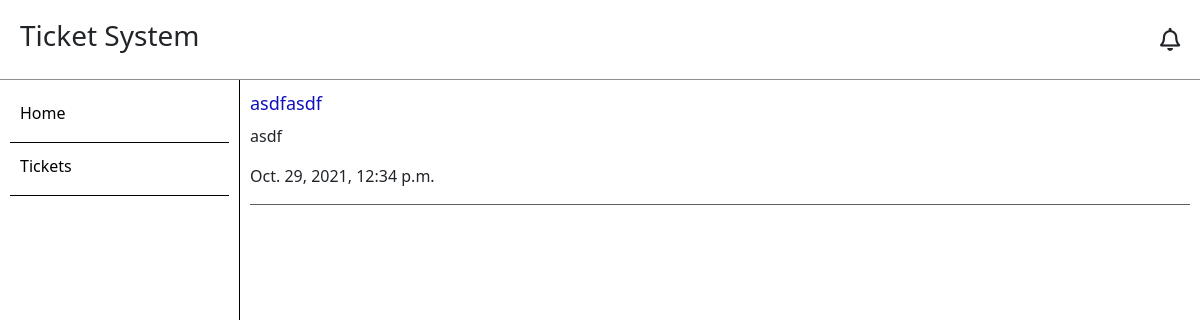
Page /tickets/ (signed in) on the earlier database version.
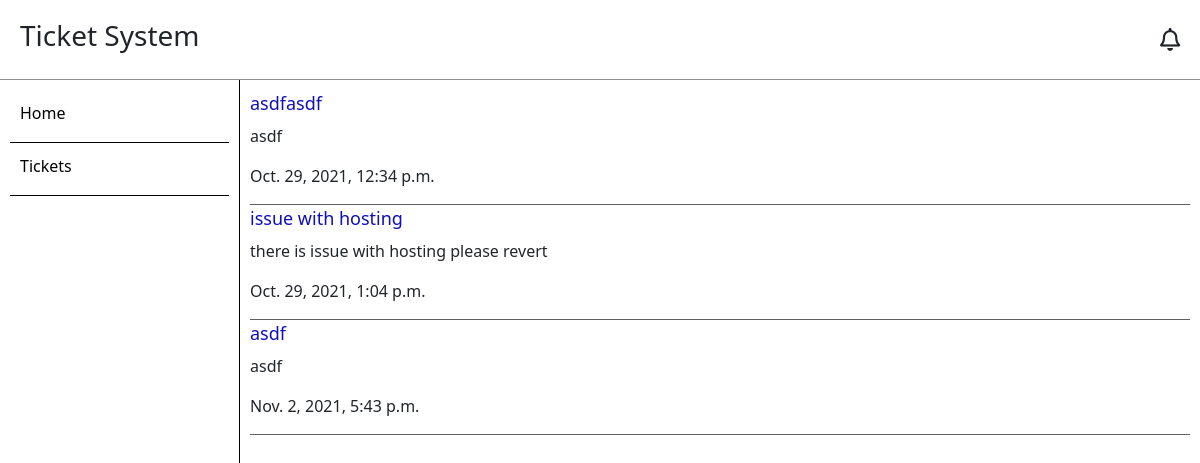
Same page on the later database version.
### System/models.py (models this page shows, shortened)
class Ticket(models.Model):
    user = models.ForeignKey(User, on_delete = models.PROTECT)
    subject = models.CharField(max_length = 250)
    description = models.TextField()
    status = models.CharField(choices = status_choices, max_length = 9, default = 'Pending')
    progress = models.IntegerField(verbose_name = 'Progress Percentage', blank = True, null = True)
    remark = models.TextField(verbose_name = 'Closing Remarks', blank = True, null = True)
    created_on = models.DateTimeField(auto_now_add = True)
    class Meta:
        verbose_name = 'Ticket'
        verbose_name_plural = 'Tickets'
        ordering = ['created_on']
    def __init__(self, *args, **kwargs):
        super(Ticket, self).__init__(*args, **kwargs)
        self.original_status = self.status.lower()

### System/views.py (the view)
# urls.py: path('tickets/', TicketListView.as_view(), name = 'ticket_list'),
class TicketListView(View):
    def get(self, request):
        tickets = Ticket.objects.filter(user = request.user)
        context = {'tickets' : tickets}
        return render(request, 'ticket_list.html', context)
    @method_decorator(login_required)
    def dispatch(self, *args, **kwargs):
        return super().dispatch(*args, **kwargs)

### templates/ticket_list.html (shortened to what this page needs)
{% extends 'base.html' %}
{% load static %}
{% block content %}
    <div class = 'ticket-div'>
        {% for t in tickets %}
        <div class = 'ticket-item'>
            <a href = "{% url 'ticket' t.id %}">{{t.subject}}</a>
            <p>{{t.description}}</p>
            <p>{{t.created_on}}</p>
        </div>
        {% endfor %}
    </div>
{% endblock %}

### templates/base.html (shortened to what this page needs)
{% load static %}
<html>
    <head>
        <link href="https://cdn.jsdelivr.net/npm/bootstrap@5.0.2/dist/css/bootstrap.min.css" rel="stylesheet">
        <link rel="stylesheet" href="https://pro.fontawesome.com/releases/v5.10.0/css/all.css"/>
        <link rel="stylesheet" href="https://cdnjs.cloudflare.com/ajax/libs/jquery-toast-plugin/1.3.2/jquery.toast.css" />
    </head>
    <body>
        <div class = 'navbar'>
            <h3>Ticket System</h3>
            <div class = 'notification'>
                <i class="far fa-bell">
                </i>
            </div>
        </div>
        <div class = 'main-content'>
            <div class = 'side-navbar'>
                <a class = 'side-navbar-item' href="{% url 'home' %}">
                    <p>Home</p>
                </a>
                <a class = 'side-navbar-item' href="{% url 'ticket_list' %}">
                    <p>Tickets</p>
                </a>
            </div>
            <div class = 'content'>
                {% block content %}
                {% endblock %}
            </div>
        </div>
    </body>
</html>

### templates/ticket_list.html (style rules this page uses)
.ticket-item { width: 100%; border-bottom:1px solid rgb(95, 95, 95); }
.ticket-item a { color: black; text-decoration: none; font-size: 18px; color: rgb(15, 15, 190); }
.ticket-item p { font-size: 16px; padding:0; margin-top: 7px; }

### templates/base.html (style rules this page uses)
.navbar { display: flex; flex-direction: row; height: 80px; border-bottom : 1px solid rgb(143, 143, 143); padding-left: 20px; padding-right: 20px; }
.fa-bell { position: relative; display: flex; flex-direction: column; font-size: 23px; }
.main-content { display: flex; flex-direction: row; }
.content { display: flex; flex-direction: column; border:0px solid black; padding:10px; width: 80vw; position: relative; }
.side-navbar { display: flex; flex-direction: column; align-items: left; text-align: left; border-right: 1px solid black; width: 20vw; height: 90vh; padding:10px; }
.side-navbar-item { display: flex; flex-direction: row; margin-top: 10px; text-align: left; border-bottom:1px solid black; border-radius : 0px; padding-left: 10px; padding-top: 1px; padding-bottom: 1px; text-decoration: none; color: black; }

Differences in the rows shown:
added Ticket: subject "issue with hosting", description "there is issue with hosting please revert", created_on "Oct. 29, 2021, 1:04 p.m."
added Ticket: subject "asdf", description "asdf", created_on "Nov. 2, 2021, 5:43 p.m."
